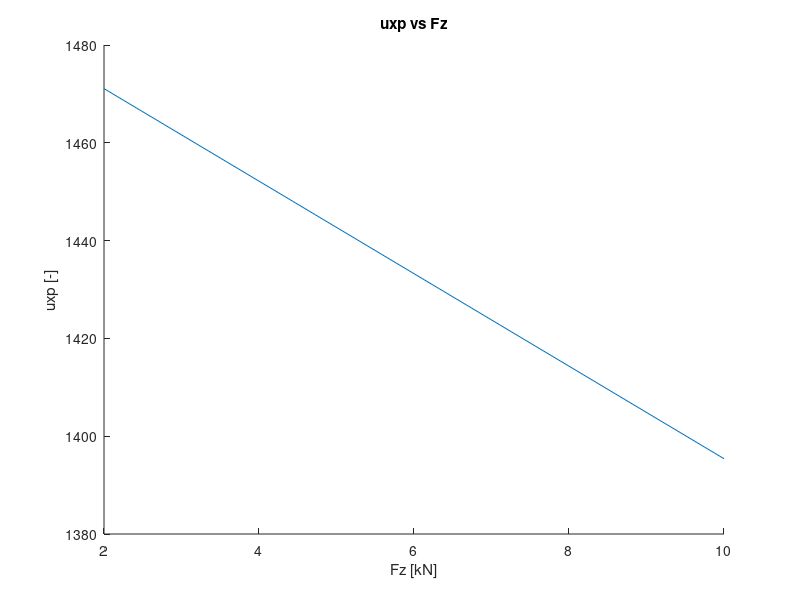
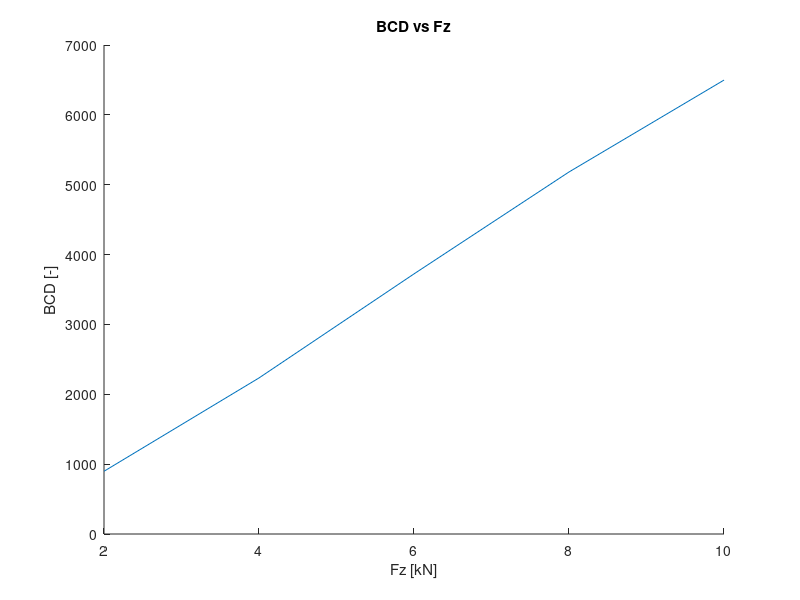
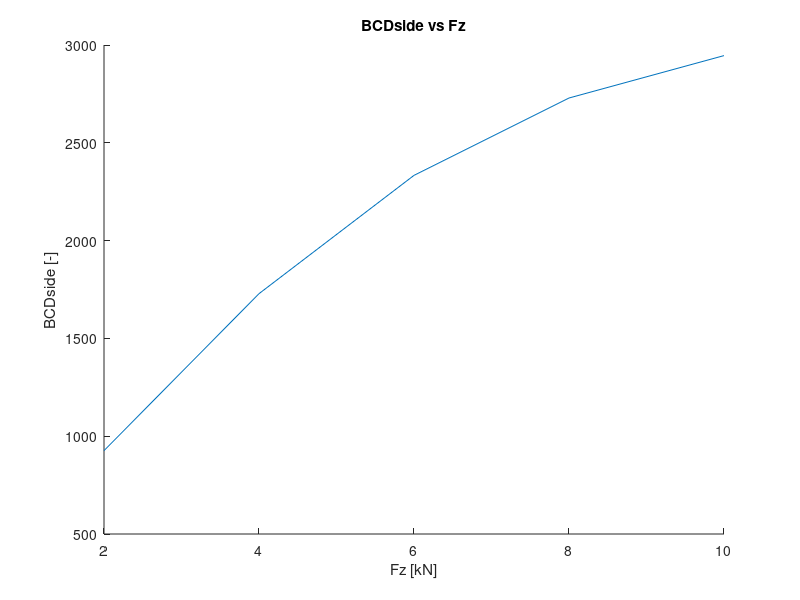
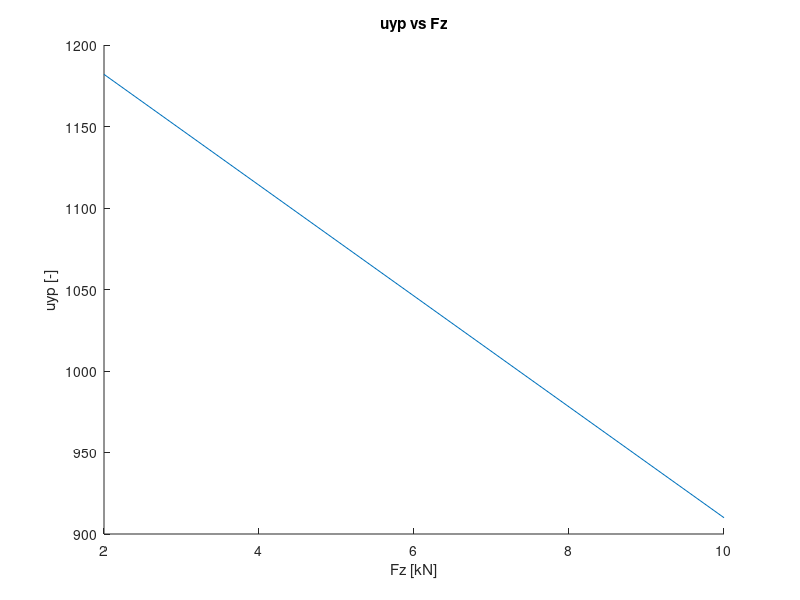

The MATLAB source for these figures, in order: (Note: this script raises an error after producing the figures.)
clear all
clc

% SLOPE IN THE ORIGIN OF Fx-? CURVE
% Vertical Force
Fz = [2 4 6 8 10]; %[kN]

% Longitudinal Coefficients
b = [2.37272 -9.46 1490 130 276 0.0886 0.00402 -0.0615 1.2 0.0299 -0.176];

% Calculate Maximum Longitudinal Force Coefficients
uxp = b(2).*Fz + b(3);

% Calculate Slip Stiffness BCDlong
BCDlong = (b(4).*Fz.^2 + b(5).*Fz).*exp(-b(6).*Fz);

figure; hold on;
plot(Fz, uxp);
title('uxp vs Fz');
xlabel('Fz [kN]');
ylabel('uxp [-]');

figure; hold on;
plot(Fz, BCDlong);
title('BCD vs Fz');
xlabel('Fz [kN]');
ylabel('BCD [-]');

% SIDE SLIP STIFFNESS
% Lateral Coefficients
a = [1.65 -34 1250 3036 12.8 0.00501 -0.02103 0.77394 0.0022890 0.013442 0.003709 19.1656 1.21356 6.26206];

% Calculate Side Slip Stiffness BCDside
BCDside = a(4).*sind(2*atand(Fz./a(5)));

% Calculate Maximum Lateral Force Coefficients
uyp = a(2).*Fz + a(3);

% Calculate Side Slip Stiffness with Camber Angle Effect BCDcamber
gamma = -20:20;
BCDcamber = a(4)*sind(2*atand(5/a(5))).*(1-a(6).*abs(gamma));

figure; hold on;
plot(Fz, BCDside);
title('BCDside vs Fz');
xlabel('Fz [kN]');
ylabel('BCDside [-]');

figure; hold on;
plot(Fz, uyp);
title('uyp vs Fz');
xlabel('Fz [kN]');
ylabel('uyp [-]');

figure; hold on;
plot(gamma, BCDcamber);
title('BCDcamber vs gamma at Fz=5kN');
xlabel('gamma [deg]');
ylabel('BCDcamber [-]');

% SELF-ALIGNMENT TORQUE STIFFNESS
% Aligning Coefficients
c = [2.34 1.495 6.416654 -3.57403 -0.087737 0.098410 0.0027699 -0.0001151 0.1 -1.33329 0.025501 -0.02357 0.03027 -0.0647 0.0211329 0.89469 -0.099443];

% Calculate self-alignment stiffness BCDalign
BCDalign = (c(4).*Fz.^3 + c(5).*Fz).*exp(-c(6).*Fz);

% Calculate Self-Aligning Stiffness with Camber Angle Effect BCDalignCamber
BCDalignCamber = (c(4)*5^3 + c(5)*5)*exp(-c(6)*5).*(1-c(7).*abs(gamma));

figure; hold on;
plot(Fz, BCDalign);
title('BCDalign vs Fz');
xlabel('Fz [kN]');
ylabel('BCDalign [-]');

figure; hold on;
plot(gamma, BCDalignCamber);
title('BCDalignCamber vs gamma at Fz=5kN');
xlabel('gamma [deg]');
ylabel('BCDalignCamber [-]');

% TIRE NON-LINEAR MODEL
% Read Excel File
[NUM, TXT, RAW] = xlsread('Project2_TireCharacteristics.xls');
index = 1:201;

% Extract Data Into Suitable Variables
Slip = NUM(index, 1);
SideSlip = NUM(index, 7);
Fx = zeros(201, 5);
Fy = zeros(201, 5);
Mz = zeros(201, 5);
for i = 1:5
   Fx(index, i) = NUM(index, i+1); 
   Fy(index, i) = NUM(index, i+7);
   Mz(index, i) = NUM(index, i+13);
end

% Evaluate Longitudinal Force Coefficient
ux = zeros(201, 5);
for i = 1:5
   for j = 1:201
      ux(j, i) = Fx(j, i)/(Fz(i)*10^3); 
   end
end

% Plot ux vs Slip
figure; hold on;
for i = 1:5
   plot(Slip, ux(index, i)); 
end
legend('ux [2kN]', 'ux [4kN]', 'ux [6kN]', 'ux [8kN]', 'ux [10kN]');
xlabel('Slip [-]');
ylabel('ux [-]');
title('ux vs Slip for a range of Fz');

% Evaluate Lateral Force Coefficient
uy = zeros(201, 5);
for i = 1:5
    for j = 1:201
       uy(j, i) =  Fy(j, i)/(Fz(i)*10^3);
    end
end

% Plot uy vs Side Slip
figure; hold on;
for i = 1:5
   plot(SideSlip, uy(index, i)); 
end
legend('uy [2kN]', 'uy [4kN]', 'uy [6kN]', 'uy [8kN]', 'uy [10kN]');
xlabel('SideSlip [-]');
ylabel('uy [-]');
title('uy vs Slip for a range of Fz');

% Calculate and Plot Lever Arm t[mm] at Fz=4kN
t = Mz(index, 2)./Fy(index, 2)*10^3;

figure; hold on;
plot(SideSlip, t);
title('Lever Arm vs SideSlip at Fz=4kN');
xlabel('SideSlip [-]');
ylabel('t[mm]');

% Plot Gough Diagram
figure; hold on;
for i = 1:5
    plot(Mz(index, i), Fy(index, i));
end

for i = index
   plot(Mz(i, 1:5), Fy(i, 1:5)); 
end
grid on;
title('Fy vs Mz in ranges of Fz and alpha');
xlabel('Mz [Nm]');
ylabel('Fy [N]');

% INTERACTION OF TIRE-ROAD FORCES IN LONGITUDINAL AND LATERAL DIRECTIONS
% Evaluate and Plot Fy as a function of Fx at Fz = 4kN and Camber = 0 for different
% side slip
indeces = [111 121 131 141 151];
Fy0 = Fy(indeces(1:5)); % [N]
Fx0 = Fz(2)*uxp(2); % [N]
Fyn = zeros(201, 5);
for i = 1:5
    for j = index
        Fyn(j, i) = Fy0(i).*sqrt(1-(Fx(j, 2)/Fx0)^2); 
    end
end

figure; hold on;
for i = 1:5
   plot(Fx(index, 2), Fyn(index, i)); 
end
legend('alpha = 2', 'alpha = 4', 'alpha = 6', 'alpha = 8', 'alpha = 10');
title('Fy vs Fx for a range of alpha');
xlabel('Fx [N]');
ylabel('Fy [N]');

% Evaluate and Plot Side Slip Stiffness as a function of Fx at different values of
% Fz
C0 = zeros(201, 5);
C = zeros(201, 5);
for i = 1:5
   for j = index
       if (Fx(j, i) < uxp(i)*Fz(i))
           C(j, i) = BCDside(i)*sqrt(1-(Fx(j, i)/(uxp(i)*Fz(i)))^2);
       else
           C(j, i) = 0;
       end
   end
end

figure; hold on;
for i = 1:5
   plot(Fx(index, i), C(index, i)); 
end
legend('Fz = 2kN', 'Fz = 4kN', 'Fz = 6kN', 'Fz = 8kN', 'Fz = 10kN');
title('C vs Fx for a range of Fz');
xlabel('Fx [N]');
ylabel('C [N/deg]');

% Evaluate and Plot Lateral Force Coefficient uy as a function of ux at Fz=4kN
uyn = zeros(201, 1);

for i = index
   uyn(i) = max(uy(index, 2))*sqrt(1-(ux(i, 2)/uxp(2))^2); 
end

figure; hold on;
plot(ux(index, 2), uyn(index));
title('uy vs ux at Fz = 4kN');
xlabel('ux [-]');
ylabel('uy [-]');